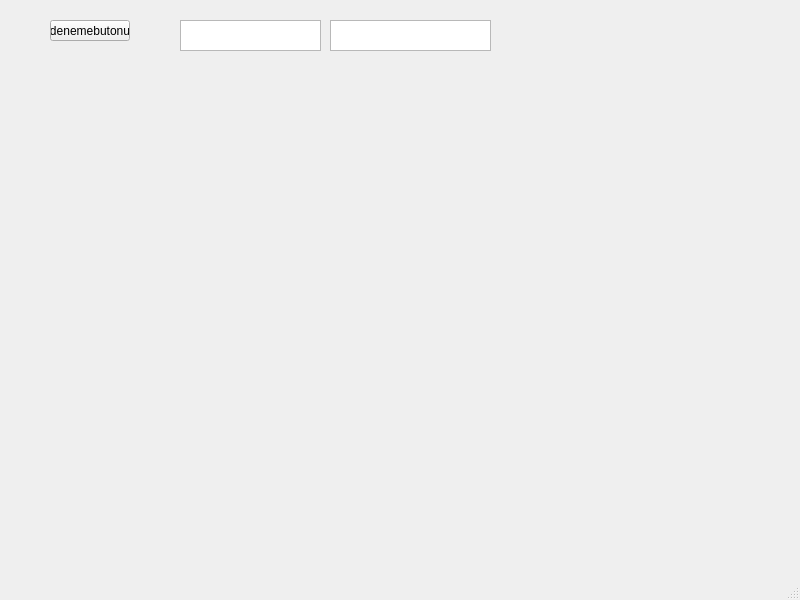
<?xml version="1.0" encoding="UTF-8"?>
<ui version="4.0">
 <class>MainWindow</class>
 <widget class="QMainWindow" name="MainWindow">
  <property name="geometry">
   <rect>
    <x>0</x>
    <y>0</y>
    <width>800</width>
    <height>600</height>
   </rect>
  </property>
  <property name="minimumSize">
   <size>
    <width>800</width>
    <height>600</height>
   </size>
  </property>
  <property name="maximumSize">
   <size>
    <width>800</width>
    <height>600</height>
   </size>
  </property>
  <property name="windowTitle">
   <string>MainWindow</string>
  </property>
  <widget class="QWidget" name="centralwidget">
   <widget class="QPushButton" name="dugme_1">
    <property name="geometry">
     <rect>
      <x>50</x>
      <y>20</y>
      <width>80</width>
      <height>21</height>
     </rect>
    </property>
    <property name="styleSheet">
     <string notr="true"/>
    </property>
    <property name="text">
     <string>denemebutonu</string>
    </property>
   </widget>
   <widget class="QTextEdit" name="textbox_1">
    <property name="geometry">
     <rect>
      <x>180</x>
      <y>20</y>
      <width>141</width>
      <height>31</height>
     </rect>
    </property>
   </widget>
   <widget class="QTextEdit" name="textbox_2">
    <property name="geometry">
     <rect>
      <x>330</x>
      <y>20</y>
      <width>161</width>
      <height>31</height>
     </rect>
    </property>
   </widget>
  </widget>
  <widget class="QMenuBar" name="menubar">
   <property name="geometry">
    <rect>
     <x>0</x>
     <y>0</y>
     <width>800</width>
     <height>20</height>
    </rect>
   </property>
  </widget>
  <widget class="QStatusBar" name="statusbar"/>
 </widget>
 <resources/>
 <connections/>
</ui>
